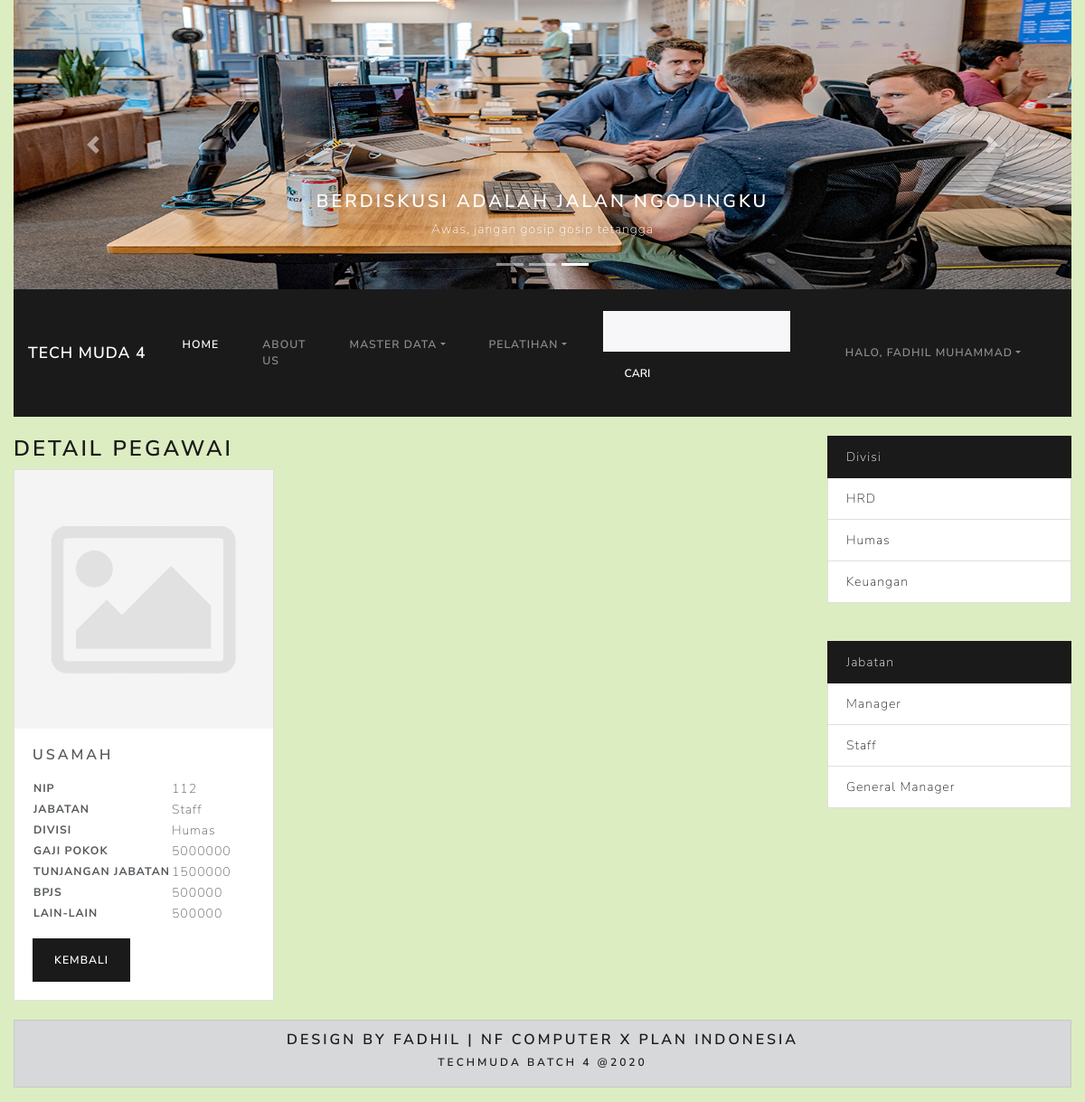
Page /index.php?hal=detail_gaji&id=3 (signed in) on the committed database.
### tables this page shows
CREATE TABLE `gaji` (
  `id` int(11) NOT NULL,
  `gapok` double NOT NULL,
  `tunjab` double DEFAULT NULL,
  `bpjs` double NOT NULL,
  `lain2` double DEFAULT NULL,
  `pegawai_id` int(11) NOT NULL
);

CREATE TABLE `pegawai` (
  `id` int(11) NOT NULL,
  `nip` varchar(25) NOT NULL,
  `nama` varchar(20) NOT NULL,
  `gender` varchar(10) NOT NULL,
  `alamat` text NOT NULL,
  `foto` varchar(30) DEFAULT NULL,
  `divisi_id` int(11) NOT NULL,
  `jabatan_id` int(11) NOT NULL,
  `email` varchar(255) NOT NULL,
  `tempat_lahir` varchar(255) NOT NULL,
  `tanggal_lahir` date NOT NULL
);

CREATE TABLE `jabatan` (
  `id` int(11) NOT NULL,
  `nama` varchar(20) NOT NULL
);

CREATE TABLE `divisi` (
  `id` int(11) NOT NULL,
  `nama` varchar(20) NOT NULL
);

### models/Gaji.php (called while the page is built, shortened)
<?php
class Gaji{
    private $koneksi;
    public function __construct() {
        global $dbh;
        $this->koneksi = $dbh;
    }
    public function getGaji($id) {
        $sql = "SELECT g.*, p.id as idp, p.nip as nip, p.nama as pegawai, p.foto,
        j.nama as jabatan, d.nama as divisi FROM gaji g
        INNER JOIN pegawai p ON p.id = g.pegawai_id
        INNER JOIN jabatan j ON j.id = p.jabatan_id
        INNER JOIN divisi d ON d.id = p.divisi_id
        WHERE g.id = ?";
        $ps = $this->koneksi->prepare($sql);
        $ps->execute($id);
        $rs = $ps->fetch();
        return $rs;
    }
}
?>

### models/Divisi.php (called while the page is built, shortened)
<?php
class Divisi{
    private $koneksi;
    public function __construct(){
        global $dbh;
        $this->koneksi = $dbh;
    }
    public function dataDivisi(){
        $sql = "SELECT * FROM divisi";
        $ps = $this->koneksi->prepare($sql);
        $ps->execute();
        $rs = $ps->fetchAll();
        return $rs;
    }
};
?>

### models/Jabatan.php (called while the page is built, shortened)
<?php
class Jabatan {
    private $koneksi;
    public function __construct(){
        global $dbh;
        $this->koneksi = $dbh;
    }
    public function dataJabatan(){
        $sql = "SELECT * FROM jabatan";
        $ps = $this->koneksi->prepare($sql);
        $ps->execute();
        $rs = $ps->fetchAll();
        return $rs;
    }
};
?>

### detail_gaji.php (the view)
<?php
if(isset($_SESSION['MEMBER']) && $_SESSION['MEMBER']['role'] != 'staff'){
?>
<?php
$id = $_GET['id'];
$model = new Gaji();
$peg = $model->getGaji([$id]);
if(empty($peg['foto']) ){
    $peg['foto'] ='nophoto.png';
}
?>
<h3>Detail Pegawai</h3>
<div class="card center" style="width: 18rem;">
<img src="images/<?= $peg['foto']?>" class="card-img-top" alt="...">
<div class="card-body">
  <h5 class="card-title"> <?= $peg['pegawai']?> </h5>
  <p class="card-text">
    <table>
      <tr>
        <th>NIP</th>
        <td><?=$peg['nip'] ?></td>
      </tr>
      <tr>
        <th>Jabatan</th>
        <td><?=$peg['jabatan'] ?></td>
      </tr>
      <tr>
        <th>Divisi</th>
        <td><?=$peg['divisi'] ?></td>
      </tr>
      <tr>
        <th>Gaji Pokok</th>
        <td><?=$peg['gapok'] ?></td>
      </tr>
      <tr>
        <th>Tunjangan Jabatan</th>
        <td><?=$peg['tunjab'] ?></td>
      </tr>
      <tr>
        <th>BPJS</th>
        <td><?=$peg['bpjs'] ?></td>
      </tr>
      <tr>
        <th>Lain-Lain</th>
        <td><?=$peg['lain2'] ?></td>
      </tr>
    </table>
  </p>
  <a href="index.php?hal=gaji" class="btn btn-primary">Kembali</a>
</div>
</div>
<?php }
      else{
        include_once 'terlarang.php';
      }?>

### header.php (shortened to what this page needs)
<!DOCTYPE html>
<html lang="en">
  <head>
    <link href="css/bootstrap.min.css" rel="stylesheet">
    <link href="fontawesome/css/all.css" rel="stylesheet">
	<link href="css/style.css" rel="stylesheet">
  </head>
  <body>
    <div class="container-fluid">
	<div class="row">
		<div class="col-md-12">
			<div class="carousel slide" id="carousel-918929">
				<ol class="carousel-indicators">
					<li data-slide-to="0" data-target="#carousel-918929">
					</li>
					<li data-slide-to="1" data-target="#carousel-918929">
					</li>
					<li data-slide-to="2" data-target="#carousel-918929" class="active">
					</li>
				</ol>
				<div class="carousel-inner">
					<div class="carousel-item active">
						<img class="d-block w-100" alt="Carousel Bootstrap Third"
							src="images/3.jpg">
						<div class="carousel-caption">
							<h4 class="text-light">
								Berdiskusi Adalah Jalan Ngodingku
							</h4>
							<p class="text-light">
								Awas, jangan gosip gosip tetangga
							</p>
						</div>
					</div>
				</div> <a class="carousel-control-prev" href="#carousel-918929" data-slide="prev"><span class="carousel-control-prev-icon"></span> <span class="sr-only">Previous</span></a> <a class="carousel-control-next" href="#carousel-918929" data-slide="next"><span class="carousel-control-next-icon"></span> <span class="sr-only">Next</span></a>
			</div>
		</div>
	</div>

### menu.php (shortened to what this page needs)
<div class="row">
		<div class="col-md-12">
			<nav class="navbar navbar-expand-lg navbar-dark bg-primary">
				 <a class="navbar-brand" href="#">Tech Muda 4</a>
				<div class="collapse navbar-collapse" id="bs-example-navbar-collapse-1">
					<ul class="navbar-nav">
						<li class="nav-item active">
							 <a class="nav-link" href="index.php?hal=home#home">Home <span class="sr-only">(current)</span></a>
						</li>
						<li class="nav-item">
							 <a class="nav-link" href="index.php?hal=about#about">About Us</a>
						</li>
						<?php if(isset($_SESSION['MEMBER']) ){?>
						<li class="nav-item dropdown">
							 <a class="nav-link dropdown-toggle" href="#" id="navbarDropdownMenuLink" data-toggle="dropdown">Master Data</a>
						</li>
						<?php }?>
						<?php
						if(isset($_SESSION['MEMBER']) && $_SESSION['MEMBER']['role'] != 'staff'){
						?>
						<li class="nav-item dropdown">
							<a class="nav-link dropdown-toggle" href="#" id="navbarDropdownMenuLink" data-toggle="dropdown">Pelatihan</a>
						</li>
						<?php }?>
					</ul>
					<?php
					if(isset($_SESSION['MEMBER']) ) {
					?>
					<form class="form-inline">
						<input class="form-control mr-sm-2" type="text" name="nama">
						<button class="btn btn-primary my-2 my-sm-0" type="submit">
							Cari
						</button>
					</form>
					<?php } ?>
					<?php
					if(isset($_SESSION['MEMBER']) ) {
					?>
					<ul class="navbar-nav ml-md-auto">
						<li class="nav-item dropdown">
							 <a class="nav-link dropdown-toggle" href="#" id="navbarDropdownMenuLink" data-toggle="dropdown">Halo, <?= $_SESSION['MEMBER']['fullname']?></a>
						</li>
						<?php }
						else{
						}?>
					</ul>
				</div>
			</nav>
		</div>
	</div>

### index.php (shortened to what this page needs)
<?php
include_once 'koneksi.php';
include_once 'models/Pegawai.php';
include_once 'models/Divisi.php';
include_once 'models/Jabatan.php';
include_once 'models/Gaji.php';
include_once 'header.php';
include_once 'menu.php';
echo '<br/>';
include_once 'main.php';
include_once 'sidebar.php';
echo '<br/>';
include_once 'footer.php';

### main.php
<div class="row">
		<div class="col-md-9">
			<?php
			$hal = $_GET['hal'];
			if(!empty($hal)){
				include_once $hal.'.php';
			}
			else{
				include_once 'home.php';
			}
			?>
		</div>

### sidebar.php (shortened to what this page needs)
<?php
$obj1 = NEW Divisi();
$ar_divisi = $obj1->dataDivisi();
$obj2 = NEW Jabatan();
$ar_jabatan= $obj2->dataJabatan();
?>
				<?php
					if(isset($_SESSION['MEMBER']) ){
				?>
<div class="col-md-3">
			<div class="list-group">
				 <a href="#" class="list-group-item list-group-item-action active">Divisi</a>
				<?php
				foreach($ar_divisi as $div){
				?>
				<div class="list-group-item">
					<a href="index.php?hal=pegawai&id=<?= $div['id'] ?>"><?= $div['nama'] ?></a>
				</div>
				<?php } ?>
			</div>
			<br><br>
			<div class="list-group">
				 <a href="#" class="list-group-item list-group-item-action active">Jabatan</a>
				 <?php
				foreach($ar_jabatan as $jab){
				?>
				<div class="list-group-item">
					<a href="index.php?hal=pegawai&idj=<?= $jab['id'] ?>"><?= $jab['nama'] ?></a>
				</div>
				<?php } ?>
			</div>
	<?php }?>
</div>
</div>

### footer.php (shortened to what this page needs)
<div class="row">
		<div class="col-md-12">
			<div class="alert alert-dark">
				<h5 align="center">
					Design by Fadhil | NF Computer X Plan Indonesia
				</h5>
				<h6 align="center">
				Techmuda Batch 4 @2020
				</h6>
			</div>
		</div>
	</div>
</div>
  </body>
</html>

### css/style.css (style rules this page uses)
body { background-color: #dcedc1; background-repeat: no-repeat; background-size: cover; }

### rows in the picture
gaji: pegawai.nama "USAMAH", pegawai.nip "112", jabatan.nama "Staff", divisi.nama "Humas", gapok "5000000", tunjab "1500000", bpjs "500000", lain2 "500000"
divisi: nama "HRD"
divisi: nama "Humas"
divisi: nama "Keuangan"
jabatan: nama "Manager"
jabatan: nama "Staff"
jabatan: nama "General Manager"

### other values in the picture
$_SESSION['MEMBER']['fullname'] "FADHIL MUHAMMAD"
